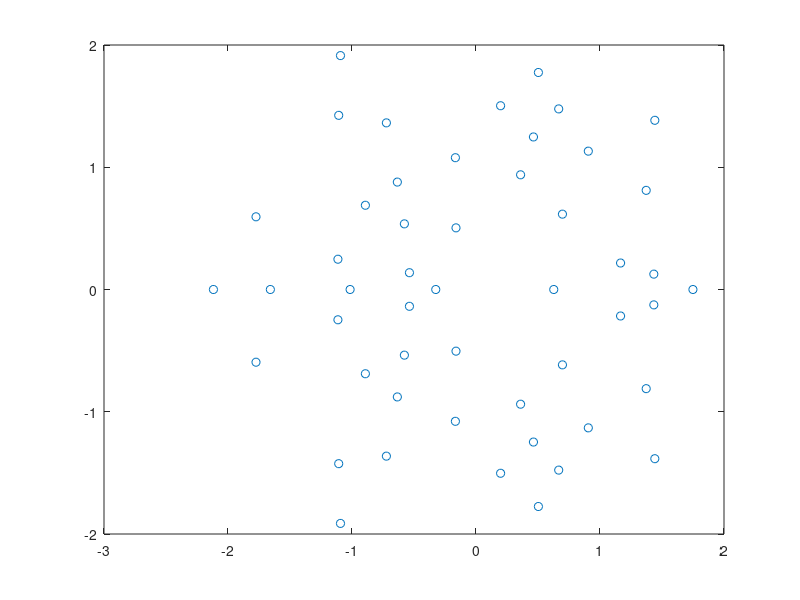

Write the MATLAB code that produced this figure. (Note: this script raises an error after producing the figure.)
close all
clear
clc

% Sompolinsky 1988 chaotic rate network integrated with ode45
%   dx_i/dt = -x_i + sum_j J_ij * tanh(x_j)
%   J_ij ~ N(0, g^2 / n), choose g slightly > 1 for weak chaos

rng(2); % reproducibility

% Lyapunov method selection
Lya_method = 'benettin'; % 'benettin', 'qr', or 'none'

% Parameters
n = 50;      % n
g = 2;              % gain (slightly chaotic when > 1)
fs = 500;          % sampling frequency (Hz)
dt = 1/fs;
tspan = [0, 500];       % seconds
t = linspace(tspan(1), tspan(2), (tspan(2)-tspan(1))*fs + 1)'; % time vector
nt = length(t);
m = 1; % negative feedback
mu_E = 0;
mu_I = 0;
M = [mu_E.*ones(n,n/2), mu_I.*ones(n,n/2)];
% Connectivity: Gaussian with mean 0 and variance g^2/n
J = (g / sqrt(n)) * (randn(n, n)+M);
% J(rand(n,n)<0.5) = 0; 

J=J-mean(J,2)./n; % row sum to zero

eigJ = eig(J);
figure
plot(real(eigJ),imag(eigJ),'o')

% External input stimulus (n x time)
u = zeros(n, nt); % User can customize this as needed



stim_change_interval = (tspan(2)-tspan(1))/5; % how often stimulus changes (in seconds)

% Calculate number of time steps per stimulus and number of stimuli needed
steps_per_stim = round(stim_change_interval * fs);
num_stimuli = ceil(nt / steps_per_stim);

% Pre-generate all stimulus vectors
amp = 0;
stim_vectors = amp .* randn(n, num_stimuli);
stim_vectors(:,4) = stim_vectors(:,3);
stim_vectors(:,5) = stim_vectors(:,3);

% Fill u with the pre-generated stimulus vectors using a for loop
for i = 1:num_stimuli
    start_idx = (i-1) * steps_per_stim + 1;
    end_idx = min(i * steps_per_stim, nt);
    u(:, start_idx:end_idx) = repmat(stim_vectors(:, i), 1, end_idx - start_idx + 1);
end

% Initial condition (small random perturbation)
x0 = 0.05+0.1 * randn(n, 1);

% ODE right-hand side (now with external stimulus)
rhs = @(t_current, x) rhs_somp(t_current, x, t, u, J, m);

% Integrate
opts = odeset('RelTol', 1e-8, 'AbsTol', 1e-8, 'MaxStep', dt);
[t_out, X] = ode45(rhs, t, x0, opts);

%% Compute Lyapunov exponent(s)
params.n = n;
params.J = J;
params.m = m;
N_sys_eqs = n;
T = tspan;
ode_solver = @ode45;

lya_results = struct();

if ~strcmpi(Lya_method, 'none')
    % Adjust lya_dt based on method: QR needs longer interval
    if strcmpi(Lya_method, 'qr')
        lya_dt = 50*dt;  % Longer interval for QR method
    else
        lya_dt = 5*dt;   % Standard interval for Benettin
    end
    lya_fs = 1/lya_dt;
    
    switch lower(Lya_method)
        case 'benettin'
            fprintf('Computing largest Lyapunov exponent using Benettin''s algorithm...\n');
            d0 = 1e-3;
            [LLE, local_lya, finite_lya, t_lya] = benettin_algorithm(X, t_out, dt, fs, d0, T, lya_dt, params, opts, @rhs_somp_wrapper, t, u, ode_solver);
            fprintf('Largest Lyapunov Exponent: %.4f\n', LLE);
            lya_results.LLE = LLE; 
            lya_results.local_lya = local_lya; 
            lya_results.finite_lya = finite_lya; 
            lya_results.t_lya = t_lya;
            
        case 'qr'
            fprintf('Computing full Lyapunov spectrum using QR decomposition method...\n');
            [LE_spectrum, local_LE_spectrum_t, finite_LE_spectrum_t, t_lya] = lyapunov_spectrum_qr(X, t_out, lya_dt, params, ode_solver, opts, @rhs_somp_Jacobian, T, N_sys_eqs, fs);
            fprintf('Largest Lyapunov Exponent: %.4f\n', LE_spectrum(1));
            fprintf('Lyapunov Dimension: %.2f\n', compute_kaplan_yorke_dimension(LE_spectrum));
            lya_results.LE_spectrum = LE_spectrum; 
            lya_results.local_LE_spectrum_t = local_LE_spectrum_t; 
            lya_results.finite_LE_spectrum_t = finite_LE_spectrum_t; 
            lya_results.t_lya = t_lya; 
            lya_results.N_sys_eqs = N_sys_eqs;
            
        otherwise
            error('Unknown Lyapunov method: %s. Use ''benettin'', ''qr'', or ''none''.', Lya_method);
    end
end

%% Plots
% Plot: activity over time (all neurons)
figure('Color', 'w');
set(gcf,'Position',[-2302         726        1574         543])
imagesc(t_out, 1:n, X.');
axis xy tight
colormap turbo
colorbar
xlabel('Time (s)')
ylabel('Neuron index')
title(sprintf('Sompolinsky network dynamics (n = %d, g = %.2f)', n, g))

% Also show trajectories of a subset of neurons and Lyapunov exponent(s)
if ~strcmpi(Lya_method, 'none')
    figure('Color', 'w');
    set(gcf,'Position',[-2244          82        1340         800])

    % Subplot 1: Sample neuron trajectories
    subplot(2,1,1)
    numToShow = n
    plot(t_out, X(:, 1:numToShow))
    xlabel('Time (s)')
    ylabel('x_i')
    title(sprintf('Sample neuron trajectories (first %d)', numToShow))

    % Subplot 2: Lyapunov exponent(s)
    subplot(2,1,2)
    
    if strcmpi(Lya_method, 'benettin')
        % Plot for Benettin's method (single exponent)
        [bL,aL] = butter(3,0.05/(lya_fs/2),'low');
        local_lya_filt = filtfilt(bL,aL,lya_results.local_lya);
        
        plot(lya_results.t_lya, lya_results.local_lya, 'LineWidth', 1.5)
        hold on
        plot(lya_results.t_lya, local_lya_filt,'LineWidth',1.5)
        yline(lya_results.LLE, '--r', 'LineWidth', 2)
        xlabel('Time (s)')
        ylabel('Local Lyapunov Exponent')
        title(sprintf('Local Lyapunov Exponent (LLE = %.4f)', lya_results.LLE))
        legend('Local', 'Filtered', 'Mean LLE', 'Location', 'best')
        
    elseif strcmpi(Lya_method, 'qr')
        % Plot for QR method (full spectrum)
        plot(lya_results.t_lya, lya_results.local_LE_spectrum_t, 'LineWidth', 1)
        hold on
        % Highlight the largest exponent
        plot(lya_results.t_lya, lya_results.local_LE_spectrum_t(:,1), 'r', 'LineWidth', 1)
        yline(0, '--k', 'LineWidth', 1)
        xlabel('Time (s)')
        ylabel('Lyapunov Exponents')

        title(sprintf('Lyapunov Spectrum (LLE = %.4f)', lya_results.LE_spectrum(1)))
        legend_entries = cell(1, min(5, lya_results.N_sys_eqs));
        for i = 1:min(5, lya_results.N_sys_eqs)
            legend_entries{i} = sprintf('\\lambda_%d = %.3f', i, lya_results.LE_spectrum(i));
        end
        legend(legend_entries, 'Location', 'best')
    end
end

%% Subfunction: ODE right-hand side with external stimulus
function dx_dt = rhs_somp(t_current, x, t_vec, u, J, m)
    % Persistent variables for efficient interpolation
    persistent u_interpolant t_vec_last;
    
    % Create or update griddedInterpolant if time vector has changed
    if isempty(u_interpolant) || isempty(t_vec_last) || ...
       numel(t_vec_last) ~= numel(t_vec) || t_vec_last(1) ~= t_vec(1) || t_vec_last(end) ~= t_vec(end)
        
        % Use 'linear' interpolation and 'none' for extrapolation
        % This returns NaN for out-of-bounds queries to catch errors
        u_interpolant = griddedInterpolant(t_vec, u', 'linear', 'none');
        t_vec_last = t_vec;
    end
    
    % Interpolate u at current time (u_interpolant returns 1 x n, transpose to n x 1)
    u_t = u_interpolant(t_current)';
    
    % Compute derivative: dx/dt = -x + J * relu(x) + u(t)
    % relu with saturation at 5
    % dx_dt = 0.5-m.*x + J * min(max(x, 0), 1) + u_t;
    % dx_dt = -m.*x + J * tanh(max(x, 0)) + u_t;
    dx_dt = -m.*x + J * tanh(x) + u_t;
end

%% Wrapper function for benettin_algorithm
function dx_dt = rhs_somp_wrapper(tt, XX, t_ex, u_ex, params)
    dx_dt = rhs_somp(tt, XX, t_ex, u_ex, params.J, params.m);
end

%% Jacobian function for lyapunov_spectrum_qr
function J_jac = rhs_somp_Jacobian(tt, x, params)
    % Jacobian of dx/dt = -m*x + J*tanh(x) + u(t)
    % d/dx[tanh(x)] = sech(x)^2 = 1 - tanh(x)^2
    % J_jac = -m*I + J * diag(1 - tanh(x).^2)
    n = params.n;
    J_jac = -params.m * eye(n) + params.J * diag(1 - tanh(x).^2);
end

%% Helper function to compute Kaplan-Yorke dimension
function D_KY = compute_kaplan_yorke_dimension(lambda)
    % Compute Kaplan-Yorke (Lyapunov) dimension from spectrum
    % lambda: sorted Lyapunov exponents (descending order)
    
    lambda = sort(lambda, 'descend');
    cumsum_lambda = cumsum(lambda);
    
    % Find largest j such that sum of first j exponents is non-negative
    j = find(cumsum_lambda >= 0, 1, 'last');
    
    if isempty(j)
        D_KY = 0;
    elseif j == length(lambda)
        D_KY = length(lambda);
    else
        D_KY = j + cumsum_lambda(j) / abs(lambda(j+1));
    end
end
